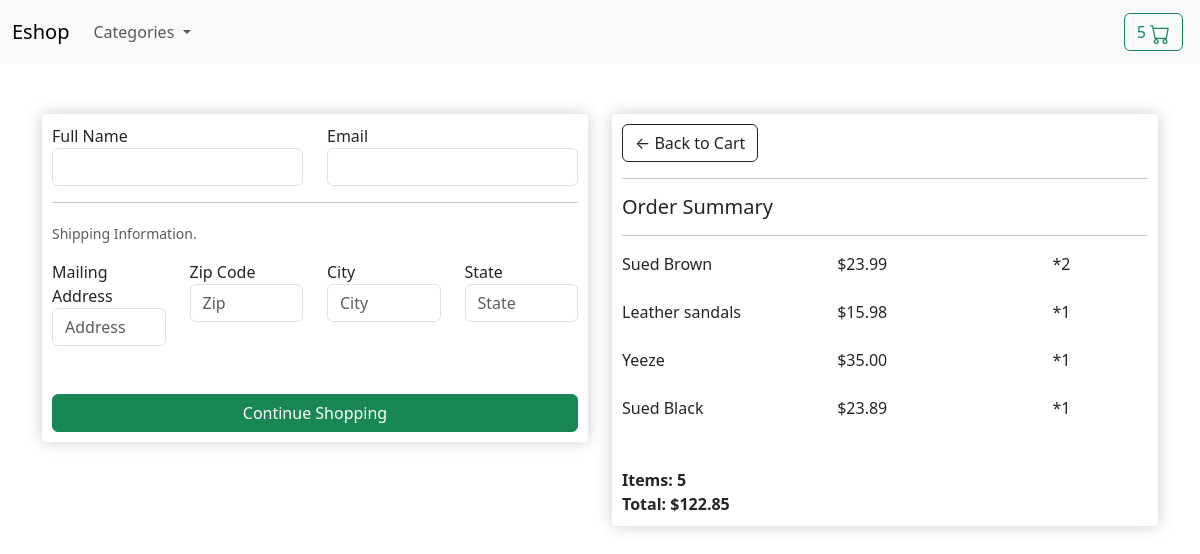
Screenshot of /checkout/ (signed in) with the database file from the repository.
### store/models.py (models this page shows, shortened)
class OrderItem(models.Model):
    product = models.ForeignKey(Product, on_delete=models.SET_NULL, null=True)
    order = models.ForeignKey(Order, on_delete=models.SET_NULL, null=True)
    quantity = models.IntegerField(default=0, null=True, blank=True)
    date_added = models.DateTimeField(auto_now_add=True)
    @property
    def get_price_by_quantity(self):
        total = self.product.price * self.quantity
        return total

class Product(models.Model):
    name = models.CharField(max_length=50)
    price = models.FloatField()
    in_stock = models.BooleanField(default=True)
    category = models.ForeignKey(Category, on_delete=models.SET_NULL, null=True)
    image = models.ImageField(upload_to='images/', default='images/lacoste.jfif')

class Order(models.Model):
    customer = models.ForeignKey(Customer, on_delete=models.CASCADE)
    transaction_id = models.CharField(max_length=20, null=False)
    @property
    def get_cart_total(self):
        orderitems = self.orderitem_set.all()
        total = sum([items.get_price_by_quantity for items in orderitems])
        return total
    @property
    def get_item_total(self):
        orderitems = self.orderitem_set.all()
        total = sum([items.quantity for items in orderitems])
        return total

### store/views.py (the view)
# urls.py: path('checkout/', views.checkout, name='checkout'),
def checkout(request):
    return render(request, 'store/checkout.html')

### store/models.py (called while the page is built)
    def __str__(self):
        return self.name

    def get_absolute_url(self):
        return reverse('category_list', args=[self.name])

### store/views.py (called while the page is built)
def categories(request):
    return {
        'categories': Category.objects.all()
    }

def main(request):
    if request.user.is_authenticated:
        customer = request.user.customer
        order, created = Order.objects.get_or_create(customer = customer)
        order_items = OrderItem.objects.filter(order = order)
        cartItems = order.get_item_total
    else:
        order_items = []
        order = {'get_item_total': 0}
    context = {'cartItems': cartItems, 'order':order, 'order_items':order_items}
    return (context)

### store/templates/store/checkout.html
{% extends 'store/main.html' %}
{% load static %}
{% block content %}
<div class="container">
    <div id="checkout">
        <div class="row">
            <div class="col-lg-6">
                <div class="box-element">
                    <form id="form" >
                        <div class="row" id="user-info">
                            <div class="col">
                                <div class="form-field">
                                    <label for="fullName">Full Name</label>
                                    <input required class="form-control" type="text">
                                </div>
                            </div>
                            <div class="col">
                                <div class="form-field">
                                    <label for="email">Email</label>
                                    <input required class="form-control" type="email">
                                </div>
                            </div>
                        </div>
                        <hr>
                        <div class="row" id="shipping-info">
                            <p class="form-text">Shipping Information.</p>
                            <div class="col">
                                <div class="form-field">
                                    <label for="address">Mailing Address</label>
                                    <input class="form-control" type="text" placeholder="Address">
                                </div>
                            </div>
                            <div class="col">
                                <div class="form-field">
                                    <label for="zipCode">Zip Code</label>
                                    <input class="form-control" type="text" placeholder="Zip">
                                </div>
                            </div>
                            <div class="col">
                                <div class="form-field">
                                    <label for="city">City</label>
                                    <input class="form-control" type="text" placeholder="City" name="city">
                                </div>
                            </div>
                            <div class="col">
                                <div class="form-field">
                                    <label for="state">State</label>
                                    <input class="form-control" type="text" placeholder="State">
                                </div>
                            </div>
                        </div>
                        <br>
                        <br>
                        <input style="width: 100%;" id="form-button" type="submit" class="btn btn-success" value="Continue Shopping">
                    </form>
                </div>
            </div>
            <div class="col-lg-6">
                <div class="box-element">
                    <a class="btn btn-outline-dark" href="{% url 'cart' %}">&#8592; Back to Cart</a>
                    <br>
                    <hr>
                    <h5>Order Summary</h5>
                    <hr>
                    {% for order_item in order_items %}
                    <div class="row">
                        <br>
                        <br>
                            <div style="flex: 2">{{order_item.product.name}}</div>
                            <div style="flex: 2">${{order_item.product.price|floatformat:2}}</div>
                            <div style="flex: 1">*{{order_item.quantity}}</div>
                    </div>
                    {% endfor %}
                    <br>
                    <div style="flex: 2"><strong>Items: {{ order.get_item_total }}</strong></div>
                    <div style="flex: 2"><strong>Total: ${{order.get_cart_total| floatformat:2}}</strong></div>
                </div>
            </div>
        </div>
    </div>
</div>
{% endblock %}

### store/static/css/stylesx.css (style rules this page uses)
.box-element { box-shadow: hsl(0, 0%, 80%) 0 0 16px; background-color: #fff; border-radius: 4px; padding: 10px; text-align: left; }

### rows the page displays
OrderItem: product.name "Sued Brown", product.price "23.99", quantity "2"
OrderItem: product.name "Leather sandals", product.price "15.98", quantity "1"
OrderItem: product.name "Yeeze", product.price "35.00", quantity "1"
OrderItem: product.name "Sued Black", product.price "23.89", quantity "1"
Order: get_item_total "5", get_cart_total "122.85"

### other values shown
{{ cartItems }} "5"
